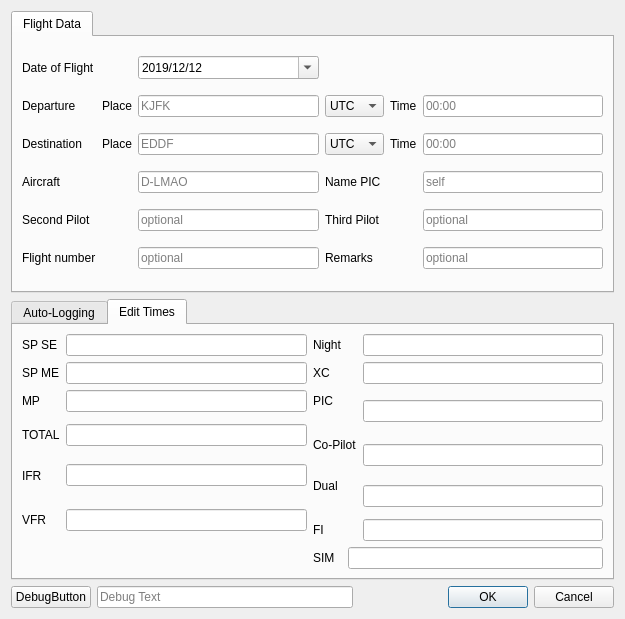
<?xml version="1.0" encoding="UTF-8"?>
<ui version="4.0">
 <class>NewFlight</class>
 <widget class="QDialog" name="NewFlight">
  <property name="geometry">
   <rect>
    <x>0</x>
    <y>0</y>
    <width>625</width>
    <height>619</height>
   </rect>
  </property>
  <property name="windowTitle">
   <string>New Flight</string>
  </property>
  <layout class="QGridLayout" name="gridLayout_4">
   <item row="0" column="0" colspan="3">
    <widget class="QTabWidget" name="flightDataTabWidget">
     <property name="currentIndex">
      <number>0</number>
     </property>
     <widget class="QWidget" name="flightDataTab">
      <attribute name="title">
       <string>Flight Data</string>
      </attribute>
      <layout class="QGridLayout" name="gridLayout">
       <item row="3" column="3">
        <widget class="QLabel" name="picLabel">
         <property name="text">
          <string>Name PIC</string>
         </property>
        </widget>
       </item>
       <item row="3" column="0">
        <widget class="QLabel" name="acftLabel">
         <property name="text">
          <string>Aircraft</string>
         </property>
        </widget>
       </item>
       <item row="2" column="2">
        <widget class="QLineEdit" name="newDestLocLineEdit">
         <property name="toolTip">
          <string>Enter the ICAO 4-letter Identifier of the Airport</string>
         </property>
         <property name="inputMethodHints">
          <set>Qt::ImhNone</set>
         </property>
         <property name="maxLength">
          <number>4</number>
         </property>
         <property name="placeholderText">
          <string>EDDF</string>
         </property>
        </widget>
       </item>
       <item row="4" column="5">
        <widget class="QLineEdit" name="thirdPilotLineEdit">
         <property name="placeholderText">
          <string>optional</string>
         </property>
        </widget>
       </item>
       <item row="2" column="0">
        <widget class="QLabel" name="destLabel">
         <property name="text">
          <string>Destination</string>
         </property>
        </widget>
       </item>
       <item row="3" column="2">
        <widget class="QLineEdit" name="newAcft">
         <property name="placeholderText">
          <string>D-LMAO</string>
         </property>
        </widget>
       </item>
       <item row="1" column="0">
        <widget class="QLabel" name="deptLabel">
         <property name="text">
          <string>Departure</string>
         </property>
        </widget>
       </item>
       <item row="0" column="0">
        <widget class="QLabel" name="doftLabel">
         <property name="text">
          <string>Date of Flight</string>
         </property>
        </widget>
       </item>
       <item row="1" column="2">
        <widget class="QLineEdit" name="newDeptLocLineEdit">
         <property name="toolTip">
          <string>Enter the ICAO 4-letter Identifier of the Airport</string>
         </property>
         <property name="inputMethodHints">
          <set>Qt::ImhNone</set>
         </property>
         <property name="maxLength">
          <number>4</number>
         </property>
         <property name="placeholderText">
          <string>KJFK</string>
         </property>
        </widget>
       </item>
       <item row="2" column="1">
        <widget class="QLabel" name="placeLabel2">
         <property name="text">
          <string>Place</string>
         </property>
        </widget>
       </item>
       <item row="5" column="0">
        <widget class="QLabel" name="FlightNumberLabel">
         <property name="text">
          <string>Flight number</string>
         </property>
        </widget>
       </item>
       <item row="5" column="2">
        <widget class="QLineEdit" name="FlightNumberLineEdit">
         <property name="placeholderText">
          <string>optional</string>
         </property>
        </widget>
       </item>
       <item row="2" column="4">
        <widget class="QLabel" name="tonbLabel">
         <property name="text">
          <string>Time</string>
         </property>
        </widget>
       </item>
       <item row="1" column="3">
        <widget class="QComboBox" name="deptTZ">
         <property name="toolTip">
          <string>&lt;html&gt;&lt;head/&gt;&lt;body&gt;&lt;p&gt;UTC - Universal Time Coordinated&lt;/p&gt;&lt;p&gt;LOCAL - Local time at Airfield&lt;/p&gt;&lt;p&gt;BASE - Local time at Home Base&lt;/p&gt;&lt;/body&gt;&lt;/html&gt;</string>
         </property>
         <item>
          <property name="text">
           <string>UTC</string>
          </property>
         </item>
         <item>
          <property name="text">
           <string>Local</string>
          </property>
         </item>
        </widget>
       </item>
       <item row="2" column="3">
        <widget class="QComboBox" name="destTZ">
         <property name="toolTip">
          <string>&lt;html&gt;&lt;head/&gt;&lt;body&gt;&lt;p&gt;UTC - Universal Time Coordinated&lt;/p&gt;&lt;p&gt;LOCAL - Local time at Airfield&lt;/p&gt;&lt;p&gt;BASE - Local time at Home Base&lt;/p&gt;&lt;/body&gt;&lt;/html&gt;</string>
         </property>
         <item>
          <property name="text">
           <string>UTC</string>
          </property>
         </item>
         <item>
          <property name="text">
           <string>Local</string>
          </property>
         </item>
        </widget>
       </item>
       <item row="3" column="5">
        <widget class="QLineEdit" name="newPic">
         <property name="placeholderText">
          <string>self</string>
         </property>
        </widget>
       </item>
       <item row="5" column="5">
        <widget class="QLineEdit" name="RemarksLineEdit">
         <property name="placeholderText">
          <string>optional</string>
         </property>
        </widget>
       </item>
       <item row="4" column="2">
        <widget class="QLineEdit" name="secondPilotLineEdit">
         <property name="text">
          <string/>
         </property>
         <property name="placeholderText">
          <string>optional</string>
         </property>
        </widget>
       </item>
       <item row="0" column="2">
        <widget class="QDateEdit" name="newDoft">
         <property name="dateTime">
          <datetime>
           <hour>23</hour>
           <minute>0</minute>
           <second>0</second>
           <year>2019</year>
           <month>12</month>
           <day>12</day>
          </datetime>
         </property>
         <property name="displayFormat">
          <string>yyyy/MM/dd</string>
         </property>
         <property name="calendarPopup">
          <bool>true</bool>
         </property>
         <property name="timeSpec">
          <enum>Qt::UTC</enum>
         </property>
        </widget>
       </item>
       <item row="1" column="5">
        <widget class="QLineEdit" name="newDeptTimeLineEdit">
         <property name="toolTip">
          <string>&lt;html&gt;&lt;head/&gt;&lt;body&gt;&lt;p&gt;&lt;span style=&quot; color:#a8abb0;&quot;&gt;Enter a valid time.&lt;/span&gt;&lt;/p&gt;&lt;p&gt;&lt;span style=&quot; color:#a8abb0;&quot;&gt;e.g.: 845 0845 8:45 08:45&lt;/span&gt;&lt;/p&gt;&lt;/body&gt;&lt;/html&gt;</string>
         </property>
         <property name="whatsThis">
          <string>&lt;html&gt;&lt;head/&gt;&lt;body&gt;&lt;p&gt;&lt;br/&gt;&lt;/p&gt;&lt;/body&gt;&lt;/html&gt;</string>
         </property>
         <property name="maxLength">
          <number>5</number>
         </property>
         <property name="placeholderText">
          <string>00:00</string>
         </property>
        </widget>
       </item>
       <item row="1" column="1">
        <widget class="QLabel" name="placeLabel1">
         <property name="text">
          <string>Place</string>
         </property>
        </widget>
       </item>
       <item row="4" column="3">
        <widget class="QLabel" name="thirdPilotLabel">
         <property name="text">
          <string>Third Pilot</string>
         </property>
        </widget>
       </item>
       <item row="1" column="4">
        <widget class="QLabel" name="tofbLabel">
         <property name="text">
          <string>Time</string>
         </property>
        </widget>
       </item>
       <item row="5" column="3">
        <widget class="QLabel" name="RemarksLabel">
         <property name="text">
          <string>Remarks</string>
         </property>
        </widget>
       </item>
       <item row="4" column="0">
        <widget class="QLabel" name="picLabel_2">
         <property name="text">
          <string>Second Pilot</string>
         </property>
        </widget>
       </item>
       <item row="2" column="5">
        <widget class="QLineEdit" name="newDestTimeLineEdit">
         <property name="toolTip">
          <string>&lt;html&gt;&lt;head/&gt;&lt;body&gt;&lt;p&gt;&lt;span style=&quot; color:#a8abb0;&quot;&gt;Enter a valid time.&lt;/span&gt;&lt;/p&gt;&lt;p&gt;&lt;span style=&quot; color:#a8abb0;&quot;&gt;e.g.: 845 0845 8:45 08:45&lt;/span&gt;&lt;/p&gt;&lt;/body&gt;&lt;/html&gt;</string>
         </property>
         <property name="whatsThis">
          <string>&lt;html&gt;&lt;head/&gt;&lt;body&gt;&lt;p&gt;&lt;br/&gt;&lt;/p&gt;&lt;/body&gt;&lt;/html&gt;</string>
         </property>
         <property name="placeholderText">
          <string>00:00</string>
         </property>
        </widget>
       </item>
       <item row="5" column="1">
        <widget class="QLabel" name="flightNumberPrefixLabel">
         <property name="toolTip">
          <string>&lt;html&gt;&lt;head/&gt;&lt;body&gt;&lt;p&gt;Can bet changed in Settings&lt;/p&gt;&lt;/body&gt;&lt;/html&gt;</string>
         </property>
         <property name="text">
          <string/>
         </property>
         <property name="alignment">
          <set>Qt::AlignRight|Qt::AlignTrailing|Qt::AlignVCenter</set>
         </property>
        </widget>
       </item>
      </layout>
     </widget>
    </widget>
   </item>
   <item row="2" column="0">
    <widget class="QPushButton" name="verifyButton">
     <property name="text">
      <string>DebugButton</string>
     </property>
    </widget>
   </item>
   <item row="2" column="1">
    <widget class="QLineEdit" name="verifyEdit">
     <property name="placeholderText">
      <string>Debug Text</string>
     </property>
    </widget>
   </item>
   <item row="2" column="2">
    <widget class="QDialogButtonBox" name="buttonBox">
     <property name="orientation">
      <enum>Qt::Horizontal</enum>
     </property>
     <property name="standardButtons">
      <set>QDialogButtonBox::Cancel|QDialogButtonBox::Ok</set>
     </property>
    </widget>
   </item>
   <item row="1" column="0" colspan="3">
    <widget class="QTabWidget" name="tabWidget">
     <property name="currentIndex">
      <number>1</number>
     </property>
     <widget class="QWidget" name="tab">
      <attribute name="title">
       <string>Auto-Logging</string>
      </attribute>
      <layout class="QGridLayout" name="gridLayout_3">
       <item row="4" column="1">
        <widget class="QCheckBox" name="PilotMonitoringCheckBox">
         <property name="text">
          <string>PM</string>
         </property>
        </widget>
       </item>
       <item row="1" column="0">
        <widget class="QLabel" name="label">
         <property name="text">
          <string>Approach </string>
         </property>
        </widget>
       </item>
       <item row="6" column="0">
        <widget class="QLabel" name="RulesLabel">
         <property name="text">
          <string>Rules</string>
         </property>
        </widget>
       </item>
       <item row="6" column="1">
        <widget class="QCheckBox" name="IfrCheckBox">
         <property name="toolTip">
          <string/>
         </property>
         <property name="text">
          <string>IFR</string>
         </property>
         <property name="checked">
          <bool>true</bool>
         </property>
        </widget>
       </item>
       <item row="8" column="1" colspan="2">
        <widget class="QPushButton" name="setAsDefaultButton">
         <property name="toolTip">
          <string>Set current selection as default</string>
         </property>
         <property name="text">
          <string>Set As Default</string>
         </property>
        </widget>
       </item>
       <item row="0" column="1" colspan="2">
        <widget class="QComboBox" name="FunctionComboBox">
         <item>
          <property name="text">
           <string>PIC</string>
          </property>
         </item>
         <item>
          <property name="text">
           <string>Co-Pilot</string>
          </property>
         </item>
         <item>
          <property name="text">
           <string>Dual</string>
          </property>
         </item>
         <item>
          <property name="text">
           <string>Instructor</string>
          </property>
         </item>
        </widget>
       </item>
       <item row="0" column="0">
        <widget class="QLabel" name="FunctionLabel">
         <property name="text">
          <string>Function</string>
         </property>
        </widget>
       </item>
       <item row="1" column="1" colspan="2">
        <widget class="QComboBox" name="ApproachComboBox">
         <property name="currentText">
          <string>ILS CAT I</string>
         </property>
         <item>
          <property name="text">
           <string>ILS CAT I</string>
          </property>
         </item>
         <item>
          <property name="text">
           <string>ILS CAT II</string>
          </property>
         </item>
         <item>
          <property name="text">
           <string>ILS CAT III</string>
          </property>
         </item>
         <item>
          <property name="text">
           <string>Visual</string>
          </property>
         </item>
         <item>
          <property name="text">
           <string>RNAV</string>
          </property>
         </item>
         <item>
          <property name="text">
           <string>RNAV (RNP)</string>
          </property>
         </item>
         <item>
          <property name="text">
           <string>RNAV (RNP AR)</string>
          </property>
         </item>
         <item>
          <property name="text">
           <string>VOR</string>
          </property>
         </item>
         <item>
          <property name="text">
           <string>NDB</string>
          </property>
         </item>
         <item>
          <property name="text">
           <string>LOC</string>
          </property>
         </item>
         <item>
          <property name="text">
           <string>GLS</string>
          </property>
         </item>
         <item>
          <property name="text">
           <string>MLS</string>
          </property>
         </item>
         <item>
          <property name="text">
           <string>SRA</string>
          </property>
         </item>
        </widget>
       </item>
       <item row="2" column="0">
        <widget class="QLabel" name="TaskLabel">
         <property name="text">
          <string>Task</string>
         </property>
        </widget>
       </item>
       <item row="2" column="1">
        <widget class="QCheckBox" name="PilotFlyingCheckBox">
         <property name="toolTip">
          <string>Assumes T/O and LDG performed. If not, edit details.</string>
         </property>
         <property name="text">
          <string>PF</string>
         </property>
         <property name="checked">
          <bool>true</bool>
         </property>
         <property name="autoExclusive">
          <bool>false</bool>
         </property>
         <property name="tristate">
          <bool>false</bool>
         </property>
        </widget>
       </item>
       <item row="7" column="1">
        <widget class="QCheckBox" name="VfrCheckBox">
         <property name="text">
          <string>VFR</string>
         </property>
        </widget>
       </item>
       <item row="8" column="3" colspan="2">
        <widget class="QPushButton" name="restoreDefaultButton">
         <property name="toolTip">
          <string>Restore previously stored default selection</string>
         </property>
         <property name="text">
          <string>Restore Default</string>
         </property>
        </widget>
       </item>
       <item row="4" column="2">
        <widget class="QCheckBox" name="LandingCheckBox">
         <property name="text">
          <string>Landing</string>
         </property>
         <property name="checked">
          <bool>true</bool>
         </property>
        </widget>
       </item>
       <item row="2" column="2">
        <widget class="QCheckBox" name="TakeoffCheckBox">
         <property name="toolTip">
          <string/>
         </property>
         <property name="text">
          <string>Take Off</string>
         </property>
         <property name="checked">
          <bool>true</bool>
         </property>
        </widget>
       </item>
       <item row="2" column="3">
        <widget class="QSpinBox" name="TakeoffSpinBox">
         <property name="value">
          <number>1</number>
         </property>
        </widget>
       </item>
       <item row="6" column="2">
        <widget class="QCheckBox" name="AutolandCheckBox">
         <property name="text">
          <string>Autoland</string>
         </property>
        </widget>
       </item>
       <item row="6" column="3">
        <widget class="QSpinBox" name="AutolandSpinBox"/>
       </item>
       <item row="4" column="3">
        <widget class="QSpinBox" name="LandingSpinBox">
         <property name="value">
          <number>1</number>
         </property>
        </widget>
       </item>
      </layout>
     </widget>
     <widget class="QWidget" name="extraTimes">
      <attribute name="title">
       <string>Edit Times</string>
      </attribute>
      <layout class="QGridLayout" name="gridLayout_2">
       <item row="0" column="0">
        <widget class="QLabel" name="spse_Label">
         <property name="text">
          <string>SP SE</string>
         </property>
        </widget>
       </item>
       <item row="0" column="1">
        <widget class="QLineEdit" name="spseTimeLineEdit"/>
       </item>
       <item row="0" column="2">
        <widget class="QLabel" name="nightLabel">
         <property name="text">
          <string>Night</string>
         </property>
        </widget>
       </item>
       <item row="0" column="4">
        <widget class="QLineEdit" name="nightTimeLineEdit"/>
       </item>
       <item row="1" column="0">
        <widget class="QLabel" name="spmeLabel">
         <property name="text">
          <string>SP ME</string>
         </property>
        </widget>
       </item>
       <item row="1" column="1">
        <widget class="QLineEdit" name="spmeTimeLineEdit"/>
       </item>
       <item row="1" column="2">
        <widget class="QLabel" name="xcLabel">
         <property name="text">
          <string>XC</string>
         </property>
        </widget>
       </item>
       <item row="1" column="4">
        <widget class="QLineEdit" name="xcTimeLineEdit"/>
       </item>
       <item row="2" column="0">
        <widget class="QLabel" name="mpLabel">
         <property name="text">
          <string>MP</string>
         </property>
        </widget>
       </item>
       <item row="2" column="1">
        <widget class="QLineEdit" name="mpTimeLineEdit"/>
       </item>
       <item row="2" column="2">
        <widget class="QLabel" name="picTimeLabel">
         <property name="text">
          <string>PIC</string>
         </property>
        </widget>
       </item>
       <item row="2" column="4" rowspan="2">
        <widget class="QLineEdit" name="picTimeLineEdit"/>
       </item>
       <item row="3" column="0" rowspan="2">
        <widget class="QLabel" name="totalTimeLabel">
         <property name="text">
          <string>TOTAL</string>
         </property>
        </widget>
       </item>
       <item row="3" column="1" rowspan="2">
        <widget class="QLineEdit" name="totalTimeLineEdit"/>
       </item>
       <item row="4" column="2" colspan="2">
        <widget class="QLabel" name="coPilotTimeLabel">
         <property name="text">
          <string>Co-Pilot</string>
         </property>
        </widget>
       </item>
       <item row="4" column="4" rowspan="2">
        <widget class="QLineEdit" name="copTimeLineEdit"/>
       </item>
       <item row="5" column="0" rowspan="2">
        <widget class="QLabel" name="ifrLabel">
         <property name="text">
          <string>IFR</string>
         </property>
        </widget>
       </item>
       <item row="5" column="1" rowspan="2">
        <widget class="QLineEdit" name="ifrTimeLineEdit"/>
       </item>
       <item row="6" column="2">
        <widget class="QLabel" name="dualTimeLabel">
         <property name="text">
          <string>Dual</string>
         </property>
        </widget>
       </item>
       <item row="6" column="4" rowspan="2">
        <widget class="QLineEdit" name="dualTimeLineEdit"/>
       </item>
       <item row="7" column="0" rowspan="2">
        <widget class="QLabel" name="vfrLabel">
         <property name="text">
          <string>VFR</string>
         </property>
        </widget>
       </item>
       <item row="7" column="1" rowspan="2">
        <widget class="QLineEdit" name="vfrTimeLineEdit"/>
       </item>
       <item row="8" column="2">
        <widget class="QLabel" name="fiTimeLabel">
         <property name="text">
          <string>FI</string>
         </property>
        </widget>
       </item>
       <item row="8" column="4">
        <widget class="QLineEdit" name="fiTimeLineEdit"/>
       </item>
       <item row="9" column="2">
        <widget class="QLabel" name="simTimeLabel">
         <property name="text">
          <string>SIM</string>
         </property>
        </widget>
       </item>
       <item row="9" column="3" colspan="2">
        <widget class="QLineEdit" name="simTimeLineEdit"/>
       </item>
      </layout>
     </widget>
    </widget>
   </item>
  </layout>
 </widget>
 <tabstops>
  <tabstop>newDeptLocLineEdit</tabstop>
  <tabstop>newDeptTimeLineEdit</tabstop>
  <tabstop>newDestLocLineEdit</tabstop>
  <tabstop>newDestTimeLineEdit</tabstop>
  <tabstop>newAcft</tabstop>
  <tabstop>newPic</tabstop>
  <tabstop>secondPilotLineEdit</tabstop>
  <tabstop>thirdPilotLineEdit</tabstop>
  <tabstop>FlightNumberLineEdit</tabstop>
  <tabstop>RemarksLineEdit</tabstop>
  <tabstop>setAsDefaultButton</tabstop>
  <tabstop>restoreDefaultButton</tabstop>
  <tabstop>spseTimeLineEdit</tabstop>
  <tabstop>spmeTimeLineEdit</tabstop>
  <tabstop>mpTimeLineEdit</tabstop>
  <tabstop>totalTimeLineEdit</tabstop>
  <tabstop>ifrTimeLineEdit</tabstop>
  <tabstop>vfrTimeLineEdit</tabstop>
  <tabstop>nightTimeLineEdit</tabstop>
  <tabstop>xcTimeLineEdit</tabstop>
  <tabstop>picTimeLineEdit</tabstop>
  <tabstop>copTimeLineEdit</tabstop>
  <tabstop>dualTimeLineEdit</tabstop>
  <tabstop>fiTimeLineEdit</tabstop>
  <tabstop>simTimeLineEdit</tabstop>
  <tabstop>destTZ</tabstop>
  <tabstop>verifyButton</tabstop>
  <tabstop>verifyEdit</tabstop>
  <tabstop>deptTZ</tabstop>
 </tabstops>
 <resources/>
 <connections>
  <connection>
   <sender>buttonBox</sender>
   <signal>accepted()</signal>
   <receiver>NewFlight</receiver>
   <slot>accept()</slot>
   <hints>
    <hint type="sourcelabel">
     <x>248</x>
     <y>254</y>
    </hint>
    <hint type="destinationlabel">
     <x>157</x>
     <y>274</y>
    </hint>
   </hints>
  </connection>
  <connection>
   <sender>buttonBox</sender>
   <signal>rejected()</signal>
   <receiver>NewFlight</receiver>
   <slot>reject()</slot>
   <hints>
    <hint type="sourcelabel">
     <x>316</x>
     <y>260</y>
    </hint>
    <hint type="destinationlabel">
     <x>286</x>
     <y>274</y>
    </hint>
   </hints>
  </connection>
 </connections>
</ui>
